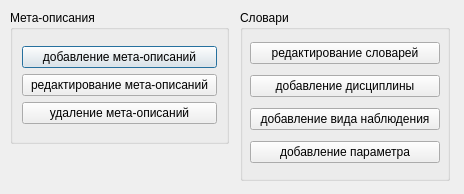
<?xml version="1.0" encoding="UTF-8"?>
<ui version="4.0">
 <class>SecondWindowOper</class>
 <widget class="QDialog" name="SecondWindowOper">
  <property name="geometry">
   <rect>
    <x>0</x>
    <y>0</y>
    <width>464</width>
    <height>194</height>
   </rect>
  </property>
  <property name="windowTitle">
   <string>Dialog</string>
  </property>
  <widget class="QGroupBox" name="groupBox_2">
   <property name="geometry">
    <rect>
     <x>10</x>
     <y>10</y>
     <width>219</width>
     <height>134</height>
    </rect>
   </property>
   <property name="title">
    <string>Мета-описания</string>
   </property>
   <layout class="QGridLayout" name="gridLayout_2">
    <item row="0" column="0">
     <layout class="QGridLayout" name="gridLayout_3">
      <item row="0" column="0">
       <widget class="QPushButton" name="pushButton_4">
        <property name="text">
         <string>добавление мета-описаний</string>
        </property>
       </widget>
      </item>
      <item row="1" column="0">
       <widget class="QPushButton" name="pushButton_5">
        <property name="text">
         <string>редактирование мета-описаний</string>
        </property>
       </widget>
      </item>
      <item row="2" column="0">
       <widget class="QPushButton" name="pushButton_6">
        <property name="text">
         <string>удаление мета-описаний</string>
        </property>
       </widget>
      </item>
     </layout>
    </item>
   </layout>
  </widget>
  <widget class="QGroupBox" name="groupBox">
   <property name="geometry">
    <rect>
     <x>240</x>
     <y>10</y>
     <width>210</width>
     <height>171</height>
    </rect>
   </property>
   <property name="title">
    <string>Словари</string>
   </property>
   <widget class="QWidget" name="layoutWidget">
    <property name="geometry">
     <rect>
      <x>10</x>
      <y>27</y>
      <width>190</width>
      <height>132</height>
     </rect>
    </property>
    <layout class="QVBoxLayout" name="verticalLayout">
     <item>
      <widget class="QPushButton" name="pushButton_2">
       <property name="text">
        <string>редактирование словарей</string>
       </property>
      </widget>
     </item>
     <item>
      <widget class="QPushButton" name="pushButton_discip_oper">
       <property name="text">
        <string>добавление дисциплины</string>
       </property>
      </widget>
     </item>
     <item>
      <widget class="QPushButton" name="pushButton_type_of_obs_oper">
       <property name="enabled">
        <bool>true</bool>
       </property>
       <property name="text">
        <string>добавление вида наблюдения</string>
       </property>
      </widget>
     </item>
     <item>
      <widget class="QPushButton" name="pushButton_option_oper">
       <property name="text">
        <string>добавление параметра</string>
       </property>
      </widget>
     </item>
    </layout>
   </widget>
  </widget>
 </widget>
 <resources/>
 <connections/>
</ui>
